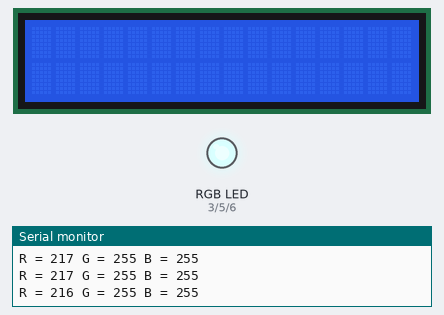
Bench run of a sketch on a simulated Arduino Uno, built with avr-gcc and run on an emulated ATmega328P. Parts: 16×2 character LCD, an RGB LED mixed from three pins (HIGH = lit), the last lines printed to the serial monitor.

Above: at 6.7 s.
At 13.29 s:
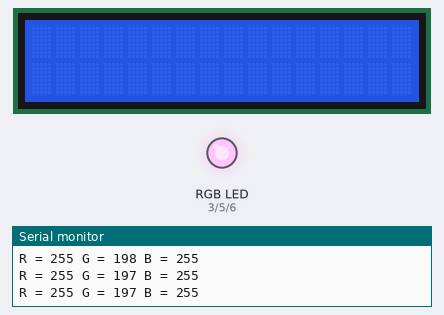
At 39.81 s:
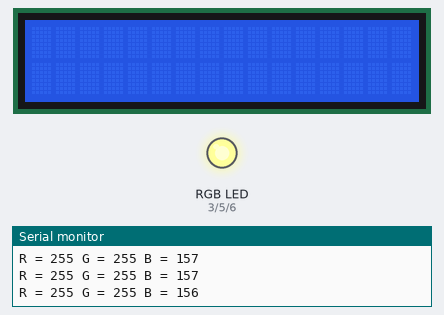
Timing chart, 0 to 40.0 s (numbered marks = the images above):
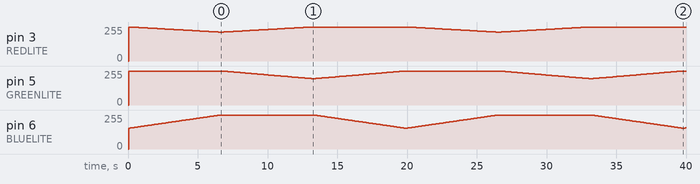

The sketch:

Multicolor_LCD.ino
```cpp
// include the library code:
#include <LiquidCrystal.h>
#include <Wire.h>

#define REDLITE 3
#define GREENLITE 5
#define BLUELITE 6

// initialize the library with the numbers of the interface pins
LiquidCrystal lcd(7, 8, 9, 10, 11, 12);

// you can change the overall brightness by range 0 -> 255
int brightness = 255;

void setup() {
  Serial.begin(9600);

  // set up the LCD's number of rows and columns:
  lcd.begin(16, 2);
  // Print a message to the LCD.
  // lcd.print("RGB 16x2 Display  ");
  // lcd.setCursor(0,1);
  // lcd.print(" Multicolor LCD ");

  brightness = 100;
}


void loop() {
  for (int i = 0; i < 255; i++) {
    setBacklight(i, 0, 255-i);
    delay(5);
  }
  for (int i = 0; i < 255; i++) {
    setBacklight(255-i, i, 0);
    delay(5);
  }
  for (int i = 0; i < 255; i++) {
    setBacklight(0, 255-i, i);
    delay(5);
  }
}


void setBacklight(uint8_t r, uint8_t g, uint8_t b) {
  // normalize the red LED - its brighter than the rest!
  r = map(r, 0, 255, 0, 100);
  g = map(g, 0, 255, 0, 150);

  r = map(r, 0, 255, 0, brightness);
  g = map(g, 0, 255, 0, brightness);
  b = map(b, 0, 255, 0, brightness);

  // common anode so invert!
  r = map(r, 0, 255, 255, 0);
  g = map(g, 0, 255, 255, 0);
  b = map(b, 0, 255, 255, 0);
  Serial.print("R = "); Serial.print(r, DEC);
  Serial.print(" G = "); Serial.print(g, DEC);
  Serial.print(" B = "); Serial.println(b, DEC);
  analogWrite(REDLITE, r);
  analogWrite(GREENLITE, g);
  analogWrite(BLUELITE, b);
}
```

Measured:
- by itself, pin 3 (REDLITE): 0/255 → 255/255 at 0.06 s, → 254/255 0.17 s later, → 253/255 0.21 s later, → 252/255 0.13 s later, … (157 changes in this stretch)
